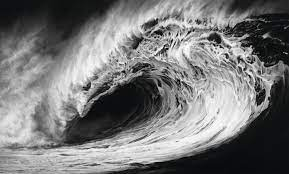
#> input picture picture/picture_ocean.jpeg, 289 x 174 px, found by its file name
$ python main.py
#> lines starting #> are read from the running program, lines starting #| are printed output that depends on the picture
#> in main, image is the input picture: shape (174, 289, 3); mean B, G, R 119.5, 119.2, 118.9
### gaussian_blur/gauss_blur.py
import numpy as np
import cv2
import math
import matplotlib.pyplot as plt

class GaysBlur:

    def dnorm(self, x, mu, sd):
        return 1 / (np.sqrt(2 * np.pi) * sd) * np.e ** (-np.power((x - mu) / sd, 2) / 2)

    def gaussian_kernel(self, size, sigma=1, verbose=False):
#> called with size = 5, sigma = 2.24, verbose = True
        kernel_1D = np.linspace(-(size // 2), size // 2, size)
        for i in range(size):
            kernel_1D[i] = self.dnorm(kernel_1D[i], 0, sigma)
        kernel_2D = np.outer(kernel_1D.T, kernel_1D.T)

        kernel_2D *= 1.0 / kernel_2D.max()

        if verbose:
            plt.imshow(kernel_2D, interpolation='none', cmap='gray')
            plt.title("Kernel ( {}X{} )".format(size, size))
            plt.show()
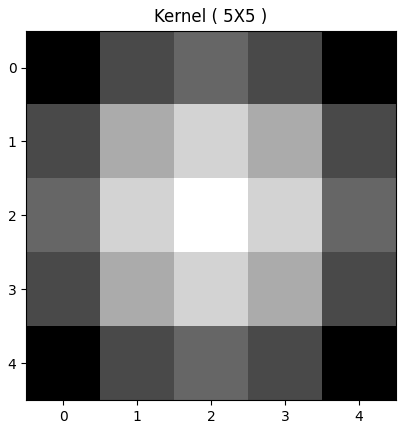
#> figure drawn by matplotlib, 1 panel

        return kernel_2D

    def gaussian_blur(self, image, kernel_size, verbose=False):
        kernel = self.gaussian_kernel(kernel_size, sigma=math.sqrt(kernel_size), verbose=verbose)
        return self.convolution(image, kernel, average=True, verbose=verbose)

    def convolution(self, image, kernel, average=False, verbose=False):
#> called with kernel = array of shape (5, 5), average = True, verbose = True
        if len(image.shape) == 3:
            print("Found 3 Channels : {}".format(image.shape))
#| Found 3 Channels : (174, 289, 3)
            image = cv2.cvtColor(image, cv2.COLOR_BGR2GRAY)
#> image: shape (174, 289)
            print("Converted to Gray Channel. Size : {}".format(image.shape))
#| Converted to Gray Channel. Size : (174, 289)
        else:
            print("Image Shape : {}".format(image.shape))

        print("Kernel Shape : {}".format(kernel.shape))

        if verbose:
            plt.imshow(image, cmap='gray')
            plt.title("Image")
            plt.show()

        image_row, image_col = image.shape
#> image_row = 174; image_col = 289
        kernel_row, kernel_col = kernel.shape

        output = np.zeros(image.shape)

        pad_height = int((kernel_row - 1) / 2)
        pad_width = int((kernel_col - 1) / 2)

        padded_image = np.zeros((image_row + (2 * pad_height), image_col + (2 * pad_width)))

        padded_image[pad_height:padded_image.shape[0] - pad_height, pad_width:padded_image.shape[1] - pad_width] = image
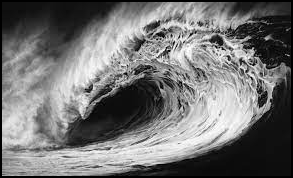
#> padded_image: shape (178, 293) float64; min 0, max 255, mean 114.8

        if verbose:
            plt.imshow(padded_image, cmap='gray')
            plt.title("Padded Image")
            plt.show()

        for row in range(image_row):
            for col in range(image_col):
                output[row, col] = np.sum(kernel * padded_image[row:row + kernel_row, col:col + kernel_col])
                if average:
                    output[row, col] /= kernel.shape[0] * kernel.shape[1]
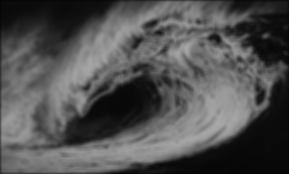
#> output: shape (174, 289) float64; min 3.45, max 168.3, mean 81.6

        print("Output Image size : {}".format(output.shape))
#| Output Image size : (174, 289)
        if verbose:
            plt.imshow(output, cmap='gray')
            plt.title("Output Image using {}X{} Kernel".format(kernel_row, kernel_col))
            plt.show()

        return output

### gaussian_blur/main.py
from gauss_blur import *
import cv2


def main():


    image = cv2.imread("/home/oleg/Рабочий стол/signal_processing/picture/picture_ocean.jpeg")

    start_app = GaysBlur()
    start_app.gaussian_blur(image, 5, verbose=True)

if __name__ == '__main__':
    main()
